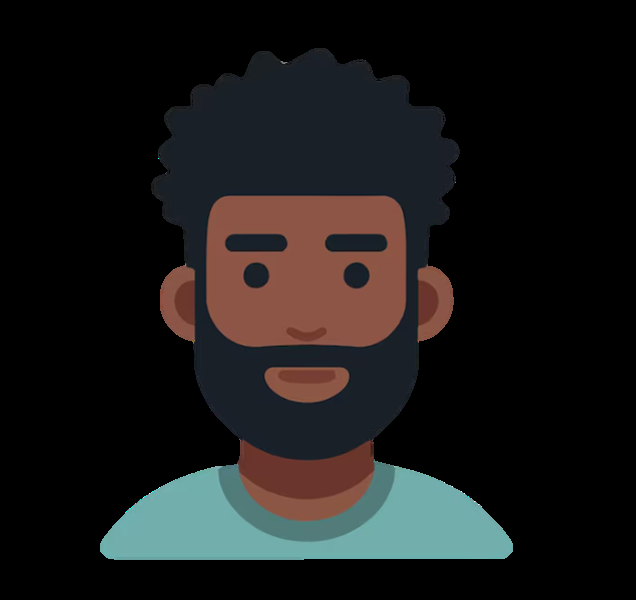
#> input picture web/assets/1.png, 636 x 600 px; its folder holds only this picture in this run
$ python -i camera_quality.py   (imports and definitions only)   (older library calls are emulated)
#> lines starting #> are read from the running program, lines starting #| are printed output that depends on the picture
#> further down, picture is the input picture: shape (600, 636, 3); mean B, G, R 24.7, 25.1, 25.7
"""(a) Kiểm tra chất lượng Camera - REQ-BE-01.

- Độ phân giải & FPS: do trình duyệt đo trên luồng gốc và gửi kèm (client_stats).
- Khung đen / bị che: độ sáng trung bình quá thấp.
- Đóng băng: nhiều frame liên tiếp giống hệt nhau, hoặc trình duyệt báo không còn frame mới.
- Độ sáng tổng thể & độ nhiễu (ước lượng Immerkær 1996).
"""
from __future__ import annotations

import math
from dataclasses import dataclass, field
from typing import Optional

import cv2
import numpy as np

import config as C

_IMMERKAER_KERNEL = np.array([[1, -2, 1], [-2, 4, -2], [1, -2, 1]], dtype=np.float64)


# [8 lines left out: function estimate_noise, not called in this run]


def global_sharpness(gray: np.ndarray) -> float:
    """Phương sai Laplacian - càng lớn ảnh càng nét."""
    return float(cv2.Laplacian(gray, cv2.CV_64F).var())


def auto_enhance_brightness(
    frame_bgr: np.ndarray,
    target_mean: Optional[float] = None,
    low_threshold: Optional[float] = None,
    black_threshold: Optional[float] = None,
) -> np.ndarray:
    """Tự động nâng sáng và cân bằng tương phản thích ứng (Adaptive CLAHE + Gamma) cho ảnh 2D RGB.

    Khi người dùng ở trong môi trường thiếu sáng hoặc camera bị tối:
      1. Kiểm tra độ sáng trung bình của khung hình.
      2. Nếu [black_threshold <= mean < low_threshold], tự động chuyển sang không gian màu LAB.
      3. Áp dụng CLAHE lên kênh L (Lightness) để tăng chi tiết cục bộ không gây cháy sáng.
      4. Tính toán Gamma thích ứng để đưa độ sáng trung bình lên mức lý tưởng target_mean (~115.0).
      5. Giữ nguyên 100% màu sắc và sắc tố da tự nhiên (kênh A và B).
    """
    if not getattr(C, "AUTO_ENHANCE_BRIGHTNESS", True):
        return frame_bgr
    if frame_bgr is None or frame_bgr.size == 0:
        return frame_bgr

    tgt = target_mean if target_mean is not None else getattr(C, "TARGET_IDEAL_BRIGHTNESS", 115.0)
    low_th = low_threshold if low_threshold is not None else getattr(C, "LOW_BRIGHTNESS_THRESHOLD", 80.0)
    blk_th = black_threshold if black_threshold is not None else getattr(C, "BLACK_FRAME_MEAN", 18.0)

    # Tính độ sáng trung bình trên ảnh xám
    gray = cv2.cvtColor(frame_bgr, cv2.COLOR_BGR2GRAY)
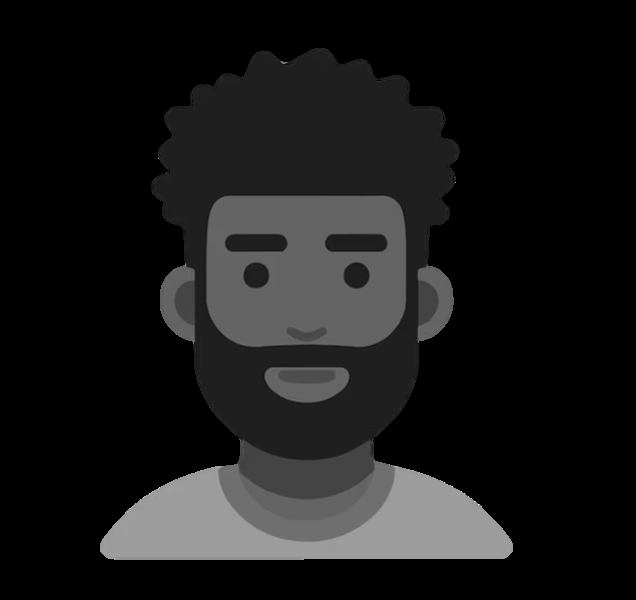
#> gray: shape (600, 636); min 0, max 255, mean 25.2
    current_mean = float(gray.mean())
#> current_mean = 25.23

    # Nếu camera bị che / đen hoàn toàn (< 18) hoặc đã đủ sáng (>= 80), giữ nguyên
    if current_mean < blk_th or current_mean >= low_th:
        return frame_bgr

    # Tách kênh LAB
    lab = cv2.cvtColor(frame_bgr, cv2.COLOR_BGR2LAB)
#> lab: shape (600, 636, 3); mean of channels 0, 1, 2 26.9, 128.8, 128.6
    l_channel, a_channel, b_channel = cv2.split(lab)
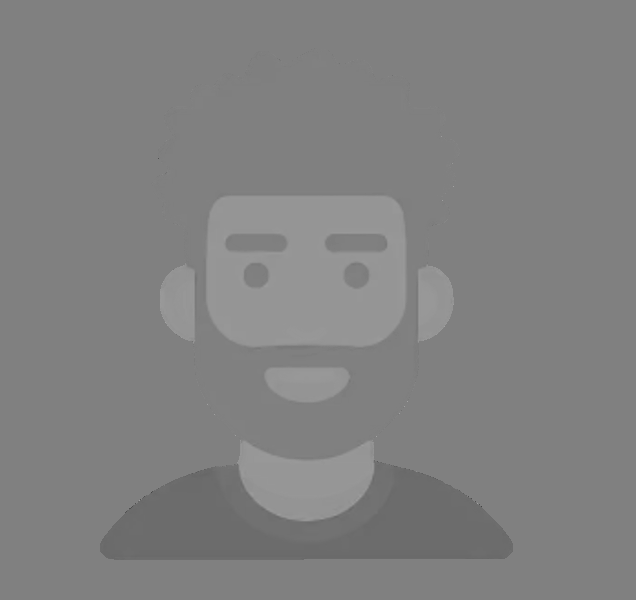
#> a_channel: shape (600, 636); min 68, max 164, mean 128.8

    # 1. CLAHE trên kênh L
    clahe = cv2.createCLAHE(clipLimit=2.2, tileGridSize=(8, 8))
    l_clahe = clahe.apply(l_channel)
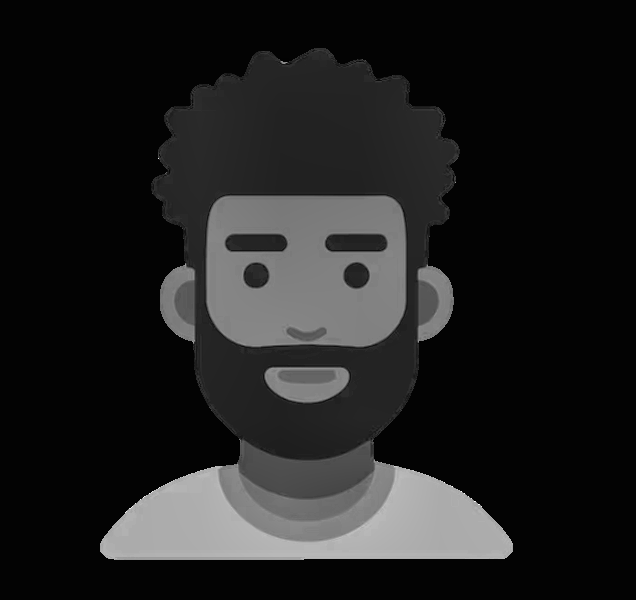
#> l_clahe: shape (600, 636); min 2, max 255, mean 32

    # 2. Adaptive Gamma Curve
    clahe_mean = max(1.0, float(l_clahe.mean()))
#> clahe_mean = 31.99
    if clahe_mean < tgt:
        # gamma < 1.0 làm sáng vùng tối
        gamma = float(np.clip(np.log(tgt / 255.0) / np.log(clahe_mean / 255.0), 0.35, 1.0))
#> gamma = 0.384
        lut = np.array([((i / 255.0) ** gamma) * 255.0 for i in range(256)], dtype=np.uint8)
#> lut = 256 values from 0 to 255
        l_enhanced = cv2.LUT(l_clahe, lut)
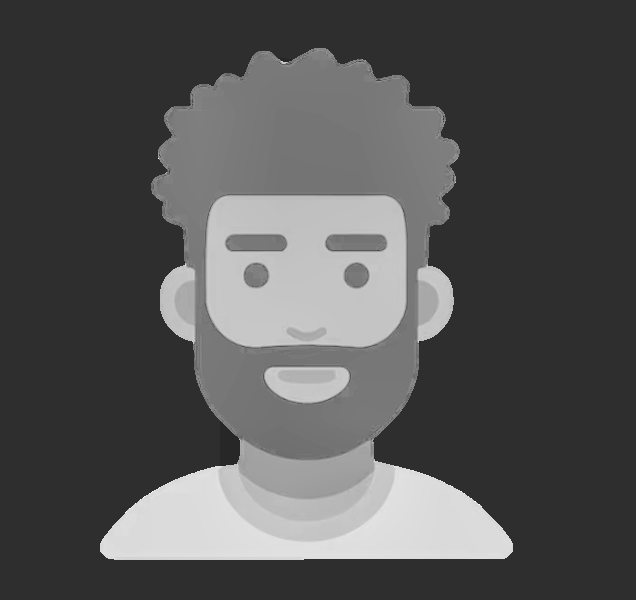
#> l_enhanced: shape (600, 636); min 39, max 255, mean 85.1
    else:
        l_enhanced = l_clahe

    # Ghép lại kênh LAB và chuyển về BGR
    enhanced_lab = cv2.merge((l_enhanced, a_channel, b_channel))
#> enhanced_lab: shape (600, 636, 3); mean of channels 0, 1, 2 85.1, 128.8, 128.6
    return cv2.cvtColor(enhanced_lab, cv2.COLOR_LAB2BGR)
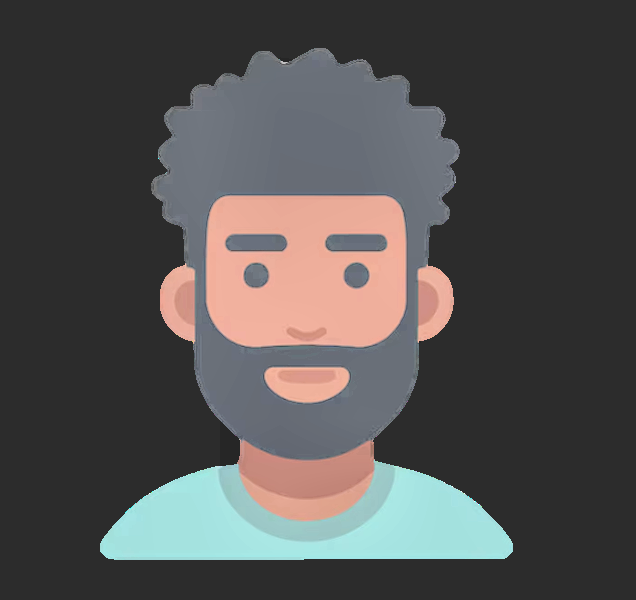
#> returned value: shape (600, 636, 3); mean B, G, R 80.1, 80.6, 82.1


@dataclass
class ClientStats:
    fps: Optional[float] = None
    width: Optional[int] = None
    height: Optional[int] = None
    frame_advancing: bool = True


@dataclass
class CameraResult:
    checks: dict = field(default_factory=dict)
    metrics: dict = field(default_factory=dict)
    message: str = ""
    severity: str = "ok"          # ok | warn | error

    @property
    def all_ok(self) -> bool:
        return bool(self.checks) and all(self.checks.values())

    # [4 lines left out: function signal_ok, not called in this run]


class CameraMonitor:
    """Theo dõi chất lượng camera theo thời gian (mỗi phiên một instance)."""

    def __init__(self) -> None:
        self._prev: Optional[np.ndarray] = None
        self._static_count = 0

    def reset(self) -> None:
        self._prev = None
        self._static_count = 0

    # [53 lines left out: function evaluate, not called in this run]

>>> import cv2
>>> picture = cv2.imread('../web/assets/1.png')
>>> result = auto_enhance_brightness(picture)

$ run again, on web/assets/2.png
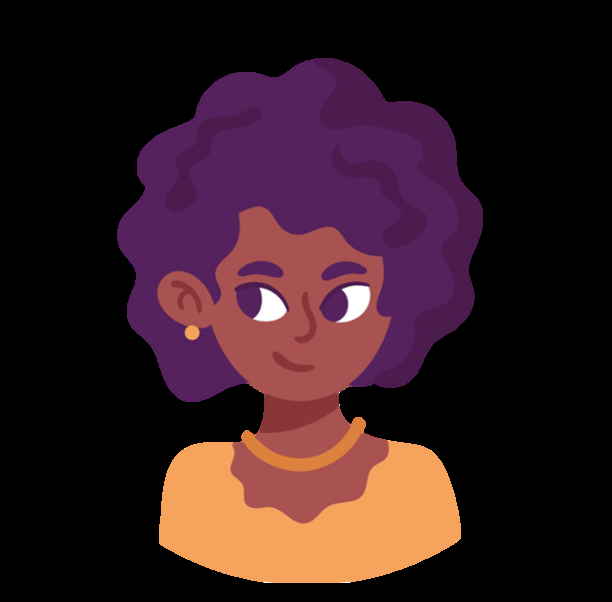
#> input picture web/assets/2.png, 612 x 602 px
#> picture is the input picture: shape (602, 612, 3); mean B, G, R 33.3, 27.9, 52.7
#> current_mean = 36
#> lab: shape (602, 612, 3); mean of channels 0, 1, 2 38.1, 139.6, 128.9
#> in auto_enhance_brightness, `l_clahe = clahe.apply(l_channel)`:
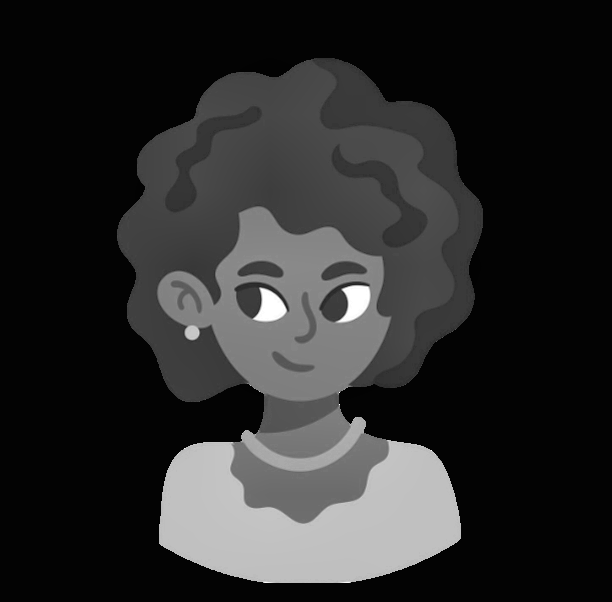
#> l_clahe: shape (602, 612); min 2, max 255, mean 42.7
#> clahe_mean = 42.71
#> gamma = 0.446
#> lut = 256 values from 0 to 255
#> enhanced_lab: shape (602, 612, 3); mean of channels 0, 1, 2 85.4, 139.6, 128.9
#> in auto_enhance_brightness, `return cv2.cvtColor(enhanced_lab, cv2.COLOR_LAB2BGR)`:
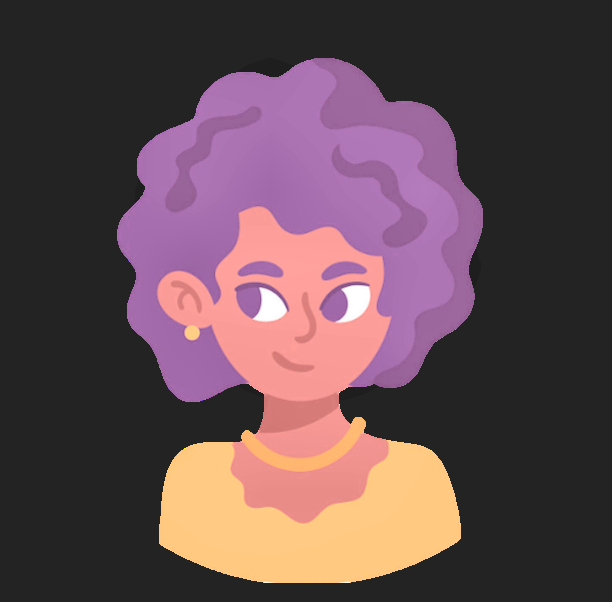
#> returned value: shape (602, 612, 3); mean B, G, R 80.6, 74.8, 99.1

$ run again, on web/assets/3.png
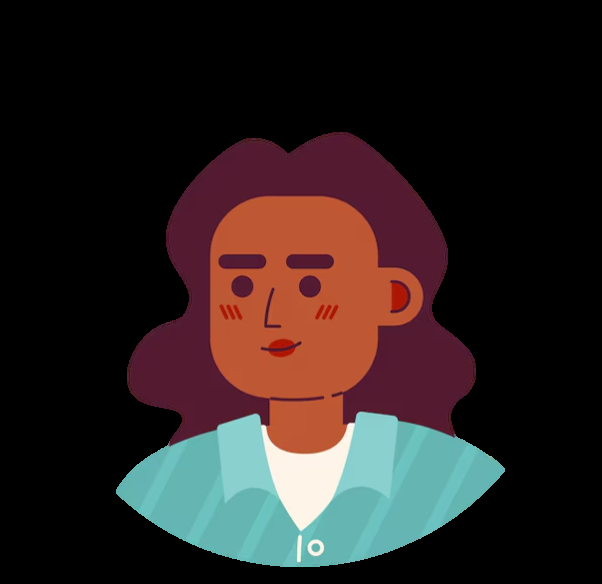
#> input picture web/assets/3.png, 602 x 584 px
#> picture is the input picture: shape (584, 602, 3); mean B, G, R 32.7, 33.8, 43.4
#> current_mean = 36.58
#> lab: shape (584, 602, 3); mean of channels 0, 1, 2 40.1, 133, 131.3
#> in auto_enhance_brightness, `l_clahe = clahe.apply(l_channel)`:
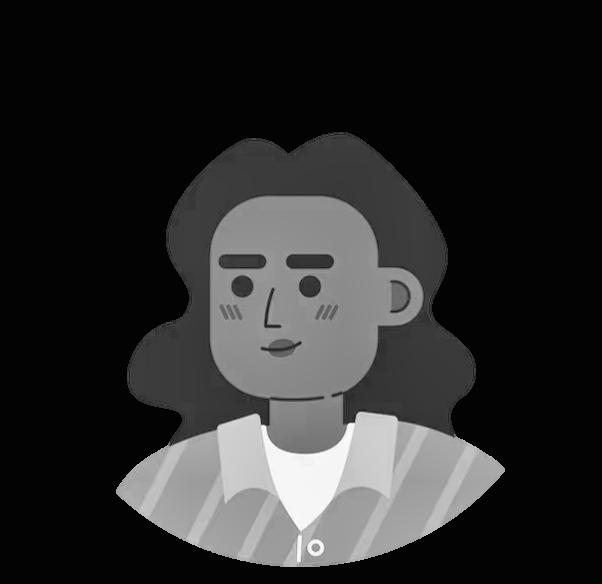
#> l_clahe: shape (584, 602); min 2, max 253, mean 43.5
#> clahe_mean = 43.46
#> gamma = 0.45
#> lut = 256 values from 0 to 255
#> enhanced_lab: shape (584, 602, 3); mean of channels 0, 1, 2 82.4, 133, 131.3
#> in auto_enhance_brightness, `return cv2.cvtColor(enhanced_lab, cv2.COLOR_LAB2BGR)`:
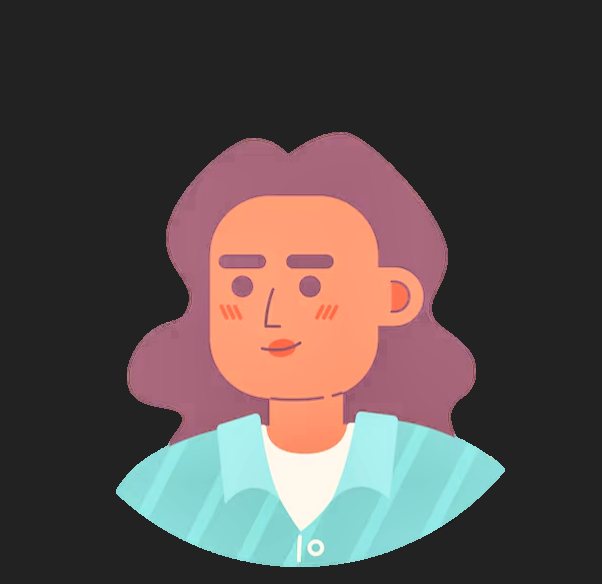
#> returned value: shape (584, 602, 3); mean B, G, R 74.3, 76.2, 86.1
